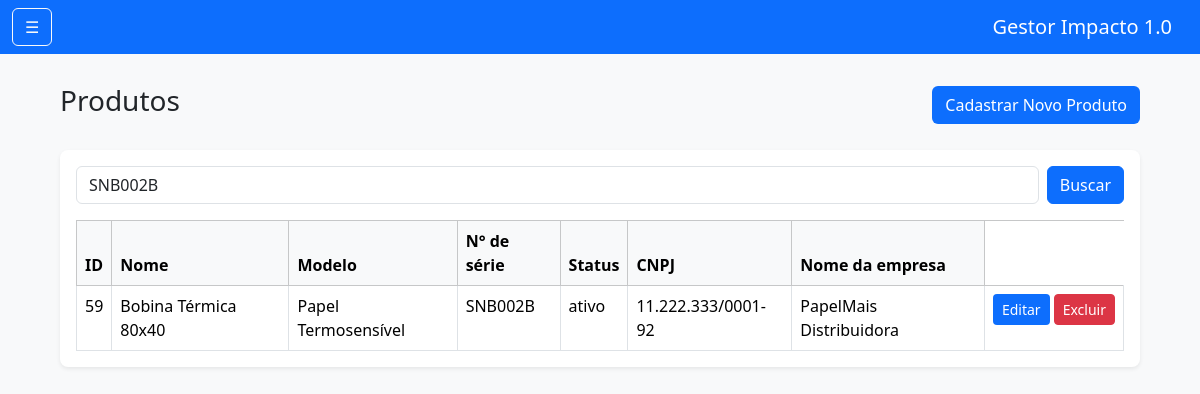
Screenshot of /interface/produto/produtos.php?busca_serie=SNB002B with the database file from the repository.
### tables this page shows
CREATE TABLE `produtos` (
  `id` int(11) NOT NULL,
  `nome` varchar(100) NOT NULL,
  `modelo` varchar(100) NOT NULL,
  `numero_serie` varchar(100) NOT NULL,
  `cnpj` varchar(100) NOT NULL,
  `nome_empresa` varchar(100) NOT NULL,
  `status` varchar(50) NOT NULL
);

### database/produto/listar_produtos.php (the view, shortened to what this page needs)
<?php
require_once '../../database/conexao.php';
$busca = isset($_GET['busca_serie']) ? trim($_GET['busca_serie']) : '';
if ($busca !== '') {
    $sql = "SELECT * FROM produtos WHERE numero_serie LIKE ?";
    $stmt = $conn->prepare($sql);
    $like = '%' . $busca . '%';
    $stmt->bind_param("s", $like);
    $stmt->execute();
    $result = $stmt->get_result();
} else {
    $sql = "SELECT * FROM produtos";
    $result = $conn->query($sql);
}
if ($result->num_rows > 0) {
    while($row = $result->fetch_assoc()) {
        echo "<tr>";
        echo "<td>" . htmlspecialchars($row['id']) . "</td>";
        echo "<td>" . htmlspecialchars($row['nome']) . "</td>";
        echo "<td>" . htmlspecialchars($row['modelo']) . "</td>";
        echo "<td>" . htmlspecialchars($row['numero_serie']) . "</td>";
        echo "<td>" . htmlspecialchars($row['status']) . "</td>";
        echo "<td>" . htmlspecialchars($row['cnpj']) . "</td>";
        echo "<td>" . htmlspecialchars($row['nome_empresa']) . "</td>";
        echo "<td class='text-nowrap'>";
        echo "<a href='../../interface/produto/editar_produto.php?id=" . urlencode($row['id']) . "' class='btn bg-primary text-white btn-sm me-1'>Editar</a>";
        echo "<form method='POST' action='../../database/produto/excluir_produto.php' class='d-inline' onsubmit='return confirm(\"Confirma a exclusão do produto " . htmlspecialchars($row['nome']) . "?\");'>";
        echo "<button type='submit' class='btn btn-danger btn-sm'>Excluir</button>";
        echo "</form>";
        echo "</td>";
        echo "</tr>";
    }
} else {
    echo "<tr><td colspan='8' class='text-center'>Nenhum produto encontrado</td></tr>";
}
?>

### interface/produto/produtos.php (style rules this page uses)
body { background-color: #f8f9fa; }

### rows the page displays
produtos: id "59", nome "Bobina Térmica 80x40", modelo "Papel Termosensível", numero_serie "SNB002B", status "ativo", cnpj "11.222.333/0001-92", nome_empresa "PapelMais Distribuidora"
